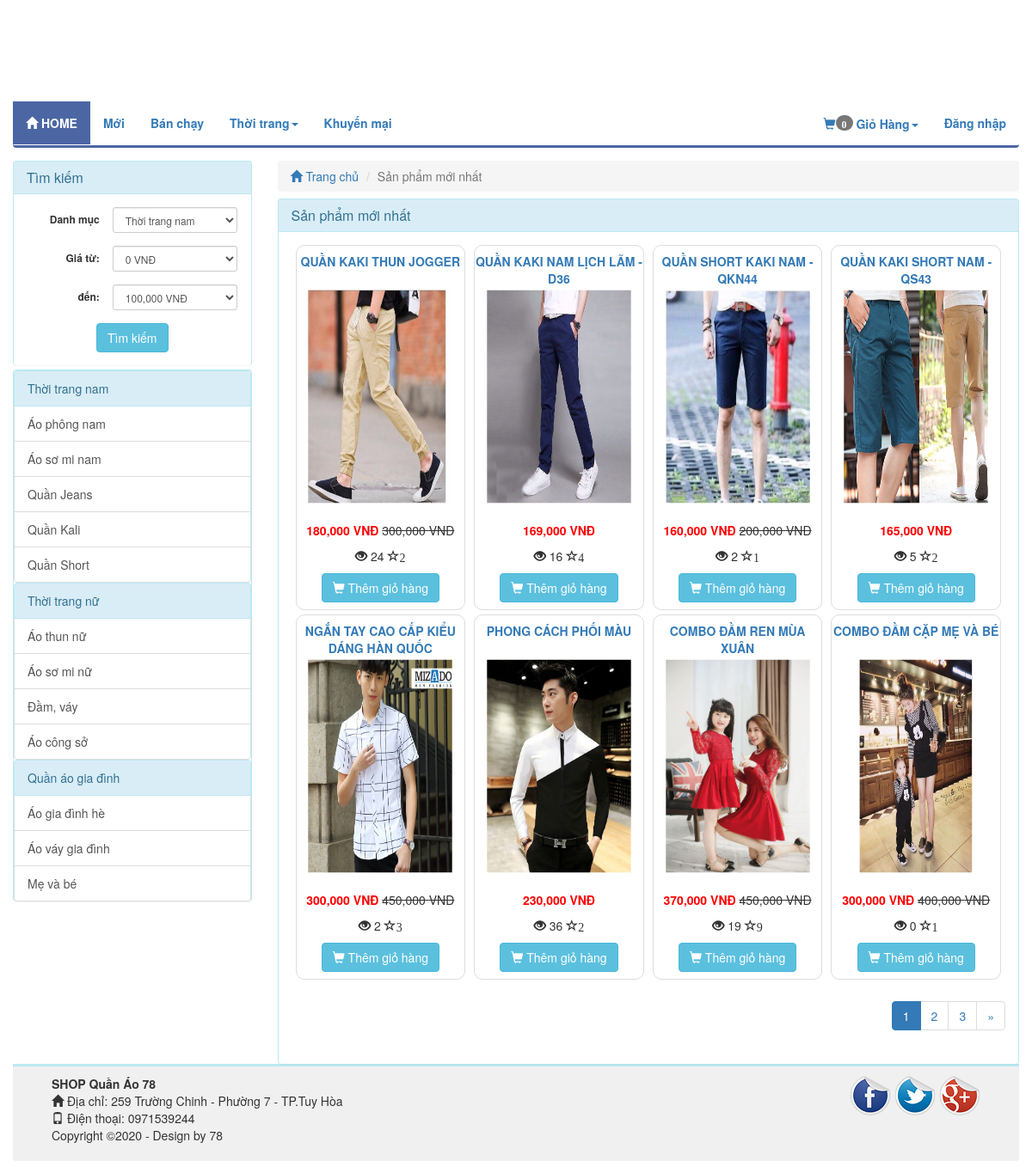
The app's page /index.php/product/news with its own data.
### tables this page shows
CREATE TABLE `catalog` (
  `id` int(11) NOT NULL,
  `name` varchar(100) NOT NULL,
  `description` varchar(255) DEFAULT NULL,
  `parent_id` int(11) NOT NULL,
  `sort_order` tinyint(4) NOT NULL,
  `created` datetime NOT NULL
);

CREATE TABLE `product` (
  `id` int(255) NOT NULL,
  `catalog_id` int(11) NOT NULL,
  `name` varchar(255) NOT NULL,
  `content` text NOT NULL,
  `price` decimal(15,2) NOT NULL DEFAULT 0.00,
  `discount` int(11) DEFAULT 0,
  `image_link` varchar(100) NOT NULL,
  `image_list` text NOT NULL,
  `view` int(11) NOT NULL DEFAULT 0,
  `buyed` int(255) NOT NULL,
  `rate_total` int(255) NOT NULL DEFAULT 4,
  `rate_count` int(255) NOT NULL DEFAULT 1,
  `created` int(11) NOT NULL
);

### application/controllers/Product.php (called while the page is built, shortened)
<?php
class Product extends MY_Controller {
	public function __construct()
	{
		parent::__construct();
		$this->load->model('product_model');
		$this->load->model('catalog_model');
	}
	public function news()
	{
		$input = array();
		$input['order'] = array('id','DESC');
		$this->load->library('pagination');
		$base_url = base_url('product/news');
		$total =20;
		$per = 8;
		$uri = 3;
		$config = pagination($base_url,$total,$per,$uri);
		$segment = $this->uri->segment(3);
		$segment = intval($segment);
		$input['limit'] = array($config['per_page'],$segment);
		$product_list = $this->product_model->get_list($input);
		$this->data['product_list'] = $product_list;
		$this->data['temp']='site/product/new';
		$this->load->view('site/layoutsub',$this->data);
	}
}

### index.php (called while the page is built, shortened)
<?php
require_once BASEPATH.'core/CodeIgniter.php';

### application/core/MY_Controller.php (called while the page is built, shortened)
<?php
class MY_Controller extends CI_Controller {
	function __construct()
	{
		$controller = $this->uri->segment(1);
		switch ($controller) {
			default:
				$input = array();
				$input['where'] = array('parent_id' => '1');
				$input['order'] = array('sort_order', 'ASC');
				$catalog = $this->catalog_model->get_list($input);
				foreach ($catalog as $value) {
					$input= array();
					$input['where'] = array('parent_id' => $value->id);
					$input['order'] = array('sort_order', 'ASC');
					$sub = $this->catalog_model->get_list($input);
					$value->sub=$sub;
				}
				break;
		}
	}
}

### application/core/MY_Model.php (called while the page is built, shortened)
<?php if ( ! defined('BASEPATH')) exit('No direct script access allowed');
class MY_Model extends CI_Model {
    var $table = '';
    var $key = 'id';
    var $order = '';
    function get_list($input = array())
    {
        $query = $this->db->get($this->table);
        return $query->result();
    }
    protected function get_list_set_input($input = array())
    {
        if ((isset($input['where'])) && $input['where'])
        {
            $this->db->where($input['where']);
        }
        if (isset($input['order'][0]) && isset($input['order'][1]))
        {
            $this->db->order_by($input['order'][0], $input['order'][1]);
        }
        else
        {
            $order = ($this->order == '') ? array($this->table.'.'.$this->key, 'desc') : $this->order;
            $this->db->order_by($order[0], $order[1]);
        }
        if (isset($input['limit'][0]) && isset($input['limit'][1]))
        {
            $this->db->limit($input['limit'][0], $input['limit'][1]);
        }
    }
}
?>

### application/views/site/product/new.php (the view)
<div class="col-xs-12 col-sm-9 col-md-9 col-lg-9 clearpaddingr">
	<div class="col-xs-12 col-sm-12 col-md-12 col-lg-12 clearpadding">
		<ol class="breadcrumb">
		  <li><a href="<?php echo base_url(); ?>"><span class="glyphicon glyphicon-home" aria-hidden="true"></span> Trang chủ</a></li>
		  <li class="active">Sản phẩm mới nhất</li>
		</ol>
		<div class="panel panel-info">
		  <div class="panel-heading">
		    <h3 class="panel-title">Sản phẩm mới nhất</h3>
		  </div>
		  <div class="panel-body">
		  	<div class="col-xs-12 col-sm-12 col-md-12 col-lg-12 clearpadding">
		  		<?php foreach ($product_list as $value) {
		  			$name = covert_vi_to_en($value->name);
	  				$name = strtolower($name);
	  				 ?>
					<div class="col-xs-12 col-sm-6 col-md-3 col-lg-3 re-padding">
			  			<div class="product_item">
			  				<p class="product_name" ><a href="<?php echo base_url($name.'-p'.$value->id); ?>" ><?php echo $value->name; ?></a></p>
			  				<div class="product-image">
			  					<a href="<?php echo base_url($name.'-p'.$value->id); ?>"><img src="<?php echo base_url(); ?>upload/product/<?php echo $value->image_link; ?>" alt="" class=""></a>
			  				</div>
			  				<?php if ($value->discount>0) {
			  					$new_price = $value->price - $value->discount; ?>
			  					<p><span class='price text-right'><?php echo number_format($new_price); ?> VNĐ</span> <del class="product-discount"><?php echo number_format($value->price); ?> VNĐ</del></p>
			  				<?php }else{ ?>
								<p><span class='price text-right'><?php echo number_format($value->price); ?> VNĐ</span></p>
			  				<?php	} ?>
							<p><span class="glyphicon glyphicon-eye-open" aria-hidden="true" title="Số lượt xem"></span> <?php echo $value->view; ?> <span class="glyphicon glyphicon-star-empty" aria-hidden="true" title="Số lượng đặt mua"><?php echo $value->buyed; ?></p>
							<a href="<?php echo base_url('cart/add/'.$value->id); ?>"><button class='btn btn-info'><span class="glyphicon glyphicon-shopping-cart" aria-hidden="true"></span> Thêm giỏ hàng</button></a>
			  			</div>
					</div>
				<?php } ?>
		  	</div>
			 <?php echo $this->pagination->create_links(); ?>
		  </div>
		</div>
	</div>
</div>

### application/views/site/sidebar.php (shortened to what this page needs)
<?php
	$catalog_id = isset($catalog_id)?$catalog_id:NULL;
	$price_from = isset($price_from)?$price_from:NULL;
	$price_to = isset($price_to)?$price_to:NULL;
 ?>
<div class="col-xs-12 col-sm-3 col-md-3 col-lg-3 clearpaddingl">
	<div class="panel panel-info" style="margin-bottom: 5px;">
		<div class="panel-heading">
		    <h3 class="panel-title">Tìm kiếm</h3>
		</div>
	    <div class="panel-body">
	  	    <form class="form-horizontal text-center" method="post" action="<?php echo base_url('product/search'); ?>">
				<div class="form-group form-group-sm">
					<label class="col-sm-5 clearpaddingl control-label" for="formGroupInputSmall">Danh mục</label>
					<div class="col-sm-7" style="padding-left: 0px">
				    	<select class="form-control" name="catalog_id">
				    		<?php foreach ($catalog as $value) { ?>
							  	<option value="<?php echo $value->id; ?>" style='font-weight: bold' <?php if($value->id==$catalog_id) echo 'selected'; ?>><?php echo $value->name; ?></option>
								 </div>
							  	<?php } ?>
				    </div>
				</div>
				<div class="form-group form-group-sm">
					<label class="col-sm-5 control-label" for="formGroupInputSmall">Giá từ:</label>
					<div class="col-sm-7" style="padding-left: 0px">
				    	<select class="form-control" name="price_from">
				    	<?php for ($i=0; $i < 1400000; $i = $i + 100000) { ?>
				    		<option value="<?php echo $i ?>" <?php if($i==$price_from) echo 'selected'; ?>><?php echo number_format($i); ?> VNĐ</option>
				    	<?php } ?>
						</select>
				    </div>
				</div>
				<div class="form-group form-group-sm">
					<label class="col-sm-5 control-label" for="formGroupInputSmall">đến:</label>
					<div class="col-sm-7" style="padding-left: 0px">
				    	<select class="form-control" name="price_to">
				    	<?php for ($i=100000; $i < 1500000; $i = $i + 100000) { ?>
				    		<option value="<?php echo $i ?>" <?php if($i==$price_to) echo 'selected'; ?>><?php echo number_format($i); ?> VNĐ</option>
				    	<?php } ?>
						</select>
				    </div>
				</div>
				<button class="btn btn-info" type="submit" name='submit'>Tìm kiếm</button>
	    </div>
	</div>
	<div class="panel panel-info">
	  <div class="panel-body" style="padding:0px">
	  	<div class="list-group">
	  	<?php foreach ($catalog as $value)
	  	{
	  		$name = covert_vi_to_en($value->name);
	  		$name = strtolower($name);
	  	?>
	  	<div class="list-group">
	  		<a href="<?php echo base_url($name.'-c'.$value->id); ?>" class="list-group-item active">
		    <?php echo $value->name; ?>
		  	</a>
		  <?php foreach ($value->sub as $val) {
		  	$namesub = covert_vi_to_en($val->name);
	  		$namesub = strtolower($namesub);
	  		?>
		  	<a href="<?php echo base_url($namesub.'-c'.$val->id); ?>" class="list-group-item"><?php echo $val->name; ?></a>
		  <?php } ?>
		 </div>
	  	<?php } ?>
	    </div>
	  </div>
	</div>
</div>

### public/site/css/style.css (style rules this page uses)
.clearpadding { padding-left: 0px; padding-right: 0px; }
.clearpaddingl { padding-left: 0px; }
.clearpaddingr { padding-right: 0px; }
.re-padding { padding-right: 5px; padding-left: 5px; }
.panel { margin-bottom: 0px; border-bottom:none; }
.product_item { border: 1px solid #DDDDDD; border-radius: 10px; text-align: center; padding-top: 8px; padding-bottom: 8px; margin-bottom: 5px; }
.product_name { max-height: 20px; text-transform: uppercase; font-size: 14px; color: #337ab7; font-weight: bold; }
.price { color: red; font-weight: bold; }
.product-image { margin-top:8px; margin-bottom:8px; }
.product-image img { width: 95%; height: 275px; -webkit-transform:scale(0.9); -moz-transform:scale(0.9); -o-transform:scale(0.9); transition: all .4s ease; -webkit-transition: all .4s ease; -moz-transition: all .4s ease; -o-transition: all .4s ease; }
.breadcrumb { margin-bottom: 8px; }
.list-group { margin-bottom: 0px; }
.list-group-item.active, .list-group-item.active:hover, .list-group-item.active:focus { color: #31708f; background-color: #d9edf7; border-color: #bce8f1; }

### records on screen
catalog: name "Thời trang nam"
catalog: name "Áo phông nam"
catalog: name "Áo sơ mi nam"
catalog: name "Quần Jeans"
catalog: name "Quần Kali"
catalog: name "Quần Short"
catalog: name "Thời trang nữ"
catalog: name "Áo thun nữ"
catalog: name "Áo sơ mi nữ"
catalog: name "Đầm, váy"
catalog: name "Áo công sở"
catalog: name "Quần áo gia đình"
catalog: name "Áo gia đình hè"
catalog: name "Áo váy gia đình"
catalog: name "Mẹ và bé"
product: name "QUẦN KAKI THUN JOGGER", image_link (picture), new_price "180,000", price "300,000", view "24", buyed "2"
product: name "QUẦN KAKI NAM LỊCH LÃM - D36", image_link (picture), price "169,000", view "16", buyed "4"
product: name "QUẦN SHORT KAKI NAM - QKN44", image_link (picture), new_price "160,000", price "200,000", view "2", buyed "1"
product: name "QUẦN KAKI SHORT NAM - QS43", image_link (picture), price "165,000", view "5", buyed "2"
product: name "NGẮN TAY CAO CẤP KIỂU DÁNG HÀN QUỐC", image_link (picture), new_price "300,000", price "450,000", view "2", buyed "3"
product: name "PHONG CÁCH PHỐI MÀU", image_link (picture), price "230,000", view "36", buyed "2"
product: name "COMBO ĐẦM REN MÙA XUÂN", image_link (picture), new_price "370,000", price "450,000", view "19", buyed "9"
product: name "COMBO ĐẦM CẶP MẸ VÀ BÉ", image_link (picture), new_price "300,000", price "400,000", view "0", buyed "1"

### other values on screen
$total_items "0"
$this->pagination->create_links() "1 2 3 »"
form field catalog_id "Thời trang nam"
form field price_from "0 VNĐ"
form field price_to "100,000 VNĐ"
